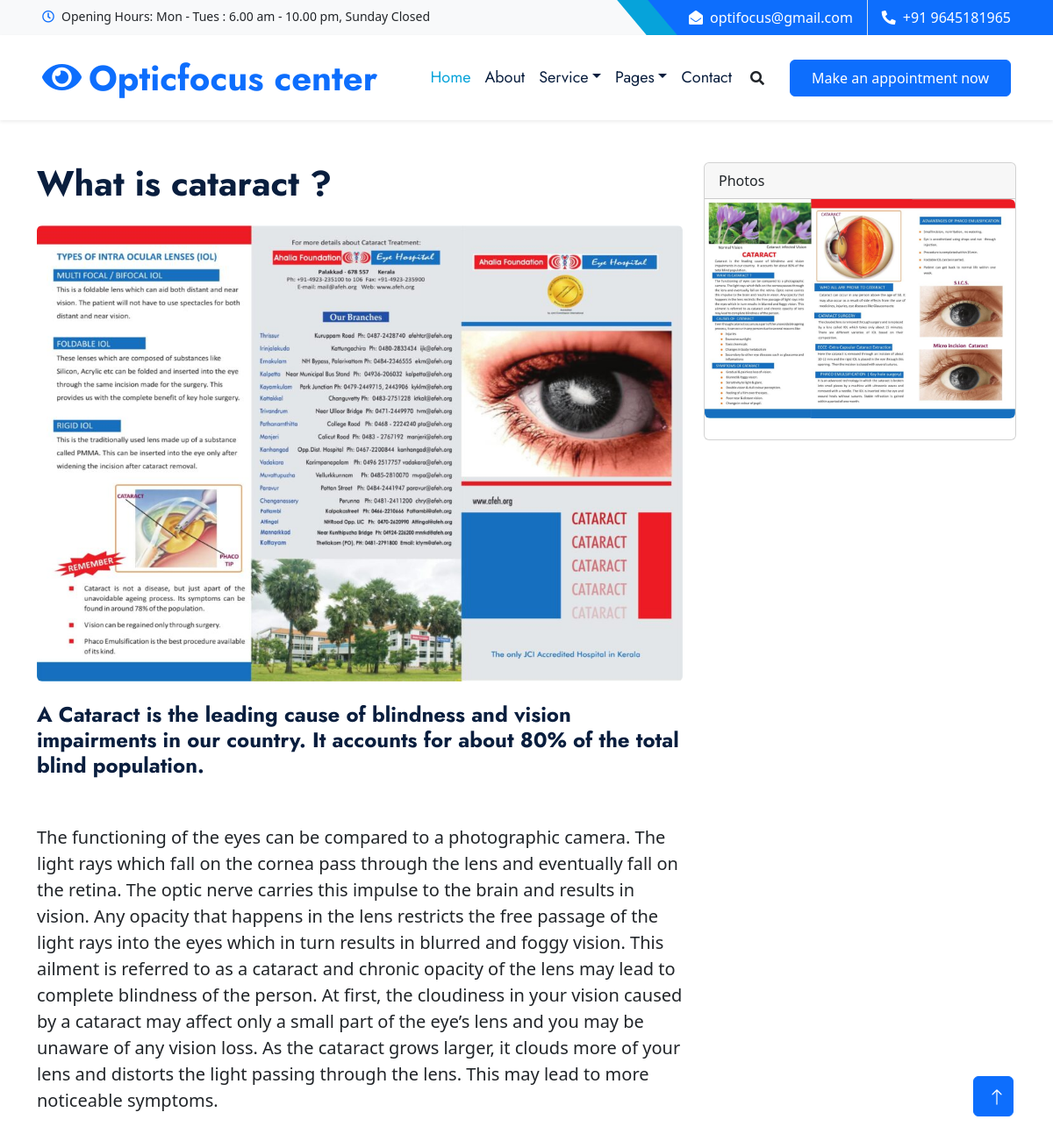
The page /service/cataract/ on the database its author committed.
### service/models.py (models this page shows, shortened)
class Service(models.Model):
    name = models.CharField(max_length=20,null=True)
    Heading=models.CharField(max_length=50)
    content = models.TextField(max_length=10000)
    subcontents = models.CharField(max_length=1000)
    images = models.ImageField(upload_to='contentphoto',null=True,blank=True)

### service/views.py (the view)
# urls.py: path('cataract/',views.cataract,name='cataract'),
def cataract(request):
    result = Service.objects.filter(name__icontains='cataract')
    return render(request, 'service/cataract.html',{'result':result})

### templates/service/cataract.html (shortened to what this page needs)
{% extends 'base.html' %}
{% load static %}
{% block content %}
        <link href="{% static 'service/css/styles.css' %}" rel="stylesheet" />
    </head>
    <body>
        <div class="container mt-5">
            <div class="row">
                <div class="col-lg-8">
                    <article>
                        {% for re in result %}
                        <header class="mb-4">
                            <h1 class="fw-bolder mb-1">{{ re.Heading }}</h1>
                        </header>
                        <figure class="mb-4"><img class="img-fluid rounded" src="{{ re.images.url }}" alt="..." /></figure>
                        <section class="mb-5">
                            <h4 class="fw-bolder mb-1">{{ re.subcontents }}</h4>
                            <br>
                            <br>
                            <p class="fs-5 mb-4">{{ re.content }}</p>
                        </section>
                    </article>
                    {% endfor %}
                </div>
                <div class="col-lg-4">
                    <div class="card mb-4">
                        <div class="card-header">Photos</div>
                        <figure class="mb-4"><img class="img-fluid rounded" src="{% static 'servicepic/cat2.jpg' %}" alt="..." /></figure>
                    </div>
        {% endblock %}

### templates/base.html (shortened to what this page needs)
{% load static %}
<!DOCTYPE html>
<html lang="en">
<head>
    <link href="https://cdnjs.cloudflare.com/ajax/libs/font-awesome/5.10.0/css/all.min.css" rel="stylesheet">
    <link href="https://cdn.jsdelivr.net/npm/bootstrap-icons@1.4.1/font/bootstrap-icons.css" rel="stylesheet">
    <link href="{% static "lib/owlcarousel/assets/owl.carousel.min.css" %} " rel="stylesheet">
    <link href="{% static "lib/animate/animate.min.css" %} " rel="stylesheet">
    <link href="{% static "lib/tempusdominus/css/tempusdominus-bootstrap-4.min.css" %} " rel="stylesheet" />
    <link href="{% static "lib/twentytwenty/twentytwenty.css"%}" rel="stylesheet" />
    <link href="{% static "css/bootstrap.min.css" %} " rel="stylesheet">
    <link href="{% static "css/style.css" %}" rel="stylesheet">
</head>
<body>
<div class="container-fluid bg-light ps-5 pe-0 d-none d-lg-block">
    <div class="row gx-0">
        <div class="col-md-6 text-center text-lg-start mb-2 mb-lg-0">
            <div class="d-inline-flex align-items-center">
                <small class="py-2"><i class="far fa-clock text-primary me-2"></i>Opening Hours: Mon - Tues : 6.00 am - 10.00 pm, Sunday Closed </small>
            </div>
        </div>
        <div class="col-md-6 text-center text-lg-end">
            <div class="position-relative d-inline-flex align-items-center bg-primary text-white top-shape px-5">
                <div class="me-3 pe-3 border-end py-2">
                    <p class="m-0"><i class="fa fa-envelope-open me-2"></i>optifocus@gmail.com</p>
                </div>
                <div class="py-2">
                    <p class="m-0"><i class="fa fa-phone-alt me-2"></i>+91 9645181965</p>
                </div>
            </div>
        </div>
    </div>
</div>
<nav class="navbar navbar-expand-lg bg-white navbar-light shadow-sm px-5 py-3 py-lg-0">
    <a href="{% url 'home' %}" class="navbar-brand p-0">
        <h1 class="m-0 text-primary"><i class="fa fa-eye me-2"></i>Opticfocus center</h1>
    </a>
    <div class="collapse navbar-collapse" id="navbarCollapse">
        <div class="navbar-nav ms-auto py-0">
            <a href="{% url 'home' %}" class="nav-item nav-link active">Home</a>
            <a href="{% url 'about' %}"class="nav-item nav-link">About</a>
            <div class="nav-item dropdown">
                <a href="" class="nav-link dropdown-toggle" data-bs-toggle="dropdown">Service</a>
            </div>
            <div class="nav-item dropdown">
                <a href="#" class="nav-link dropdown-toggle" data-bs-toggle="dropdown">Pages</a>
            </div>
            <a href="{% url 'contact' %}"class="nav-item nav-link">Contact</a>
        </div>
        <button type="button" class="btn text-dark" data-bs-toggle="modal" data-bs-target="#searchModal"><i class="fa fa-search"></i></button>
        <a href="{% url 'appointment' %}" class="btn btn-primary py-2 px-4 ms-3">Make an appointment now</a>
    </div>
</nav>
  {% block content %}
  {%endblock%}
  <a href="#" class="btn btn-lg btn-primary btn-lg-square rounded back-to-top"><i class="bi bi-arrow-up"></i></a>
</body>
</html>

### static/css/style.css (style rules this page uses)
:root { --primary: #06A3DA; --secondary: #F57E57; --light: #EEF9FF; --dark: #091E3E; }
h1, h2, .font-weight-bold { font-weight: 700 !important; }
h3, h4, .font-weight-semi-bold { font-weight: 600 !important; }
.btn { font-family: 'Jost', sans-serif; font-weight: 600; transition: .5s; }
.btn-primary, .btn-secondary { color: #FFFFFF; }
.btn-lg-square { width: 46px; height: 46px; }
.btn-square, .btn-sm-square, .btn-lg-square { padding-left: 0; padding-right: 0; text-align: center; }
.back-to-top { position: fixed; display: none; right: 45px; bottom: 45px; z-index: 99; }
.top-shape::before { position: absolute; content: ""; width: 35px; height: 100%; top: 0; left: -17px; background: var(--primary); transform: skew(40deg); }
.navbar-light .navbar-nav .nav-link { font-family: 'Jost', sans-serif; padding: 35px 15px; font-size: 18px; color: var(--dark); outline: none; transition: .5s; }
.navbar-light .navbar-nav .nav-link:hover, .navbar-light .navbar-nav .nav-link.active { color: var(--primary); }

### rows shown on the page
Service: Heading "What is cataract ?", images (picture), subcontents "A Cataract is the leading cause of blindness and vision impairments in our country. It accounts for about 80% of the total blind population.", content "The functioning of the eyes can be compared to a photographic camera. The light rays which fall on the cornea pass through the lens and eventually fall on the retina. The optic nerve carries this impulse to the brain and results in vision. Any opacity that happens in the lens restricts the free passage of the light rays into the eyes which in turn results in blurred and foggy vision. This ailment is referred to as a cataract and chronic opacity of the lens may lead to complete blindness of the person. At first, the cloudiness in your vision caused by a cataract may affect only a small part of the eye’s lens and you may be unaware of any vision loss. As the cataract grows larger, it clouds…"
